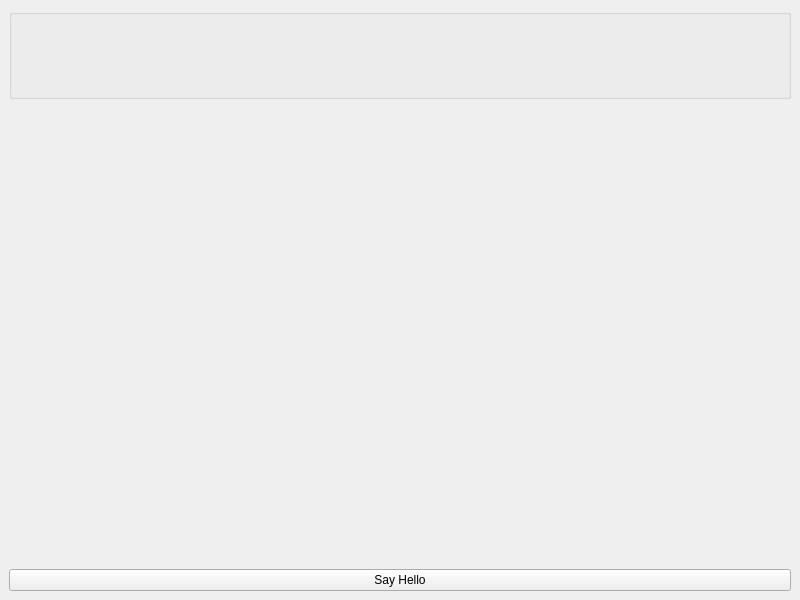
<?xml version="1.0" encoding="UTF-8"?>
<ui version="4.0">
 <class>MainWindow</class>
 <widget class="QMainWindow" name="MainWindow">
  <property name="geometry">
   <rect>
    <x>0</x>
    <y>0</y>
    <width>800</width>
    <height>600</height>
   </rect>
  </property>
  <property name="windowTitle">
   <string>MainWindow</string>
  </property>
  <widget class="QWidget" name="centralwidget">
   <layout class="QGridLayout" name="gridLayout">
    <item row="1" column="0">
     <widget class="QLabel" name="label">
      <property name="text">
       <string/>
      </property>
      <property name="alignment">
       <set>Qt::AlignCenter</set>
      </property>
     </widget>
    </item>
    <item row="2" column="0">
     <widget class="QPushButton" name="pushButton">
      <property name="text">
       <string>Say Hello</string>
      </property>
     </widget>
    </item>
    <item row="0" column="0">
     <widget class="NavBar" name="groupBox">
      <property name="sizePolicy">
       <sizepolicy hsizetype="Expanding" vsizetype="Fixed">
        <horstretch>0</horstretch>
        <verstretch>0</verstretch>
       </sizepolicy>
      </property>
      <property name="minimumSize">
       <size>
        <width>0</width>
        <height>90</height>
       </size>
      </property>
      <property name="title">
       <string/>
      </property>
     </widget>
    </item>
   </layout>
  </widget>
 </widget>
 <customwidgets>
  <customwidget>
   <class>NavBar</class>
   <extends>QGroupBox</extends>
   <header>navbar.h</header>
   <container>1</container>
  </customwidget>
 </customwidgets>
 <resources/>
 <connections/>
</ui>
